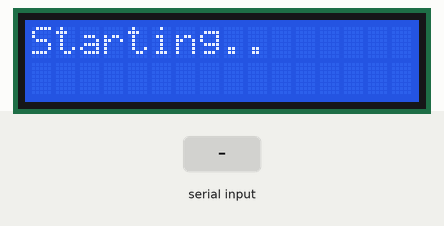
Recording of a sketch running on a simulated Arduino Uno, built with avr-gcc and run on an emulated ATmega328P. Shown: 16×2 character LCD. The test bench sets the inputs (shaded band). What the sketch prints to the serial monitor is not drawn.

Above: at 1.7 s.
1.8 s: "1\n" received over Serial
At 2.2 s:
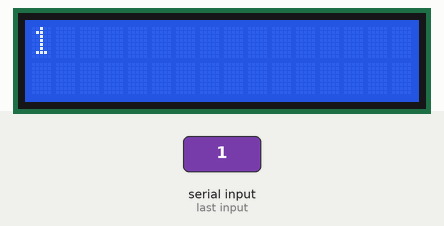
3.3 s: "0\n" received over Serial
At 4.5 s:
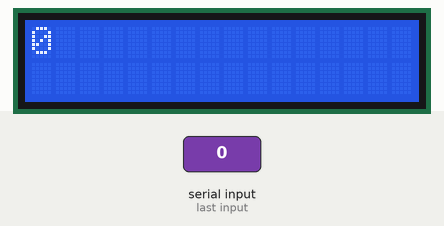
4.8 s: "2\n" received over Serial
At 5.7 s:
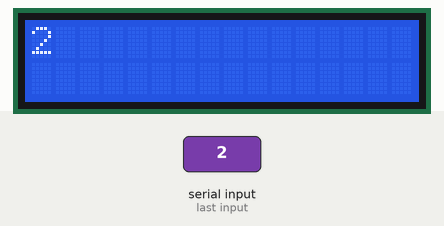
Timing chart, 0 to 7.8 s (numbered marks = the images above; inputs shaded):
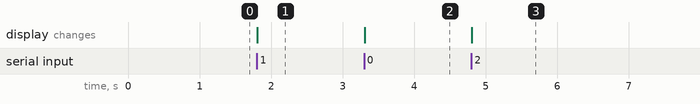

Measured:
- after the input at 1.8 s, the display: changes at once (image 1)
- after the input at 3.3 s, the display: changes at once (image 2)
- after the input at 4.8 s, the display: changes at once (image 3)

The sketch:

suhu_raspberry.ino
```cpp
#include <Wire.h>
#include <LiquidCrystal_I2C.h>
LiquidCrystal_I2C lcd(0x27, 16, 2);

int wait = 0;

void setup() {
  Serial.begin(9600);
  lcd.init();
  lcd.backlight();
  lcd.print("Starting.."); delay(500);
  Serial.println("Ready");
}

void loop() {
  if (Serial.available() > 0) {
    wait = 10;
    String data = Serial.readStringUntil('\n');
    lcd.clear();
//    lcd.setCursor(0, 0);
//    lcd.print("PENGECEKAN");
//    lcd.setCursor(0, 1);
//    lcd.print("SUHU: ");
    lcd.print(data);
//    lcd.print(" C");
    //Serial.print("Suhu: ");
    //Serial.println(data);
    delay(150);
  }
  else {
    if (wait <= 0) {
//      lcd.clear();
//      lcd.setCursor(5, 0);
//      lcd.print("STATUS");
//      lcd.setCursor(6, 1);
//      lcd.print("IDLE");
//      delay(100);
    }
    else {
      wait--;
    }
  }
}
```
